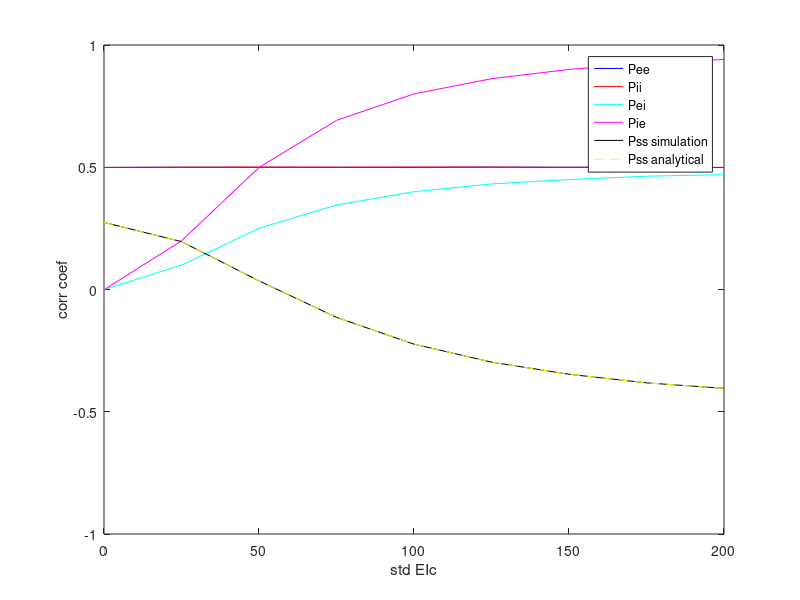

MATLAB code for this plot:
% simple simulation of pairwise correlations (modified from
% pairCorreatlions.m): 

% JC 3/28/11

numPnts = 1000000 ;

Noise_std_E1 = 50 ;
%Noise_std_EI1 = zeros(1,9) ; 
Noise_std_EI1 = [0:25:200] ;
Noise_std_I1 = 50 ;

Noise_std_E2 = 50 ;
%Noise_std_EI2 = zeros(1,9) ; 
Noise_std_EI2 = [0:25:200] ;
Noise_std_I2 = 50 ;

Noise_std_Ec = 50 ;
Noise_std_EIc = [0:25:200] ;
Noise_std_Ic = 50 ;

gain_E1 = .3 ;
gain_I1 = 1 ;
gain_E2 = 1 ;
gain_I2 = .3 ;

for a=1:length(Noise_std_EIc) ;
    
    % create independant vectors
    E1 = normrnd(0,Noise_std_E1,1,numPnts) ;
    EI1 = normrnd(0,Noise_std_EI1(a),1,numPnts) ;
    I1 = normrnd(0,Noise_std_I1,1,numPnts) ;

    E2 = normrnd(0,Noise_std_E2,1,numPnts) ;
    EI2 = normrnd(0,Noise_std_EI2(a),1,numPnts) ;
    I2 = normrnd(0,Noise_std_I2,1,numPnts) ;

    Ec = normrnd(0,Noise_std_Ec,1,numPnts) ;
    EIc = normrnd(0,Noise_std_EIc(a),1,numPnts) ;
    Ic = normrnd(0,Noise_std_Ic,1,numPnts) ;

    % create exc and inh to cell pair
    Et1 = E1+EI1+Ec+EIc ;
    It1 = I1+EI1+Ic+EIc ;

    Et2 = E2+EI2+Ec+EIc ;
    It2 = I2+EI2+Ic+EIc ;

    % gain: see this as stim dependant nonlinearity
    Et1 = gain_E1*Et1 ;
    It1 = gain_I1*It1 ;
    Et2 = gain_E2*Et2 ;
    It2 = gain_I2*It2 ;

    % total synaptic current
    Current_1 = Et1-It1 ;
    Current_2 = Et2-It2 ;

    % correlations
    corrEt1Et2(a) = mean(Et1.*Et2) ;
    corrIt1It2(a) = mean(It1.*It2) ;

    corrEt1It1(a) = mean(Et1.*It1) ;
    corrEt2It2(a) = mean(Et2.*It2) ;

    corrEt1It2(a) = mean(Et1.*It2) ;
    corrEt2It1(a) = mean(Et2.*It1) ;

    corrCurrent(a) = mean(Current_1.*Current_2) ;

    % corr coef 
    corrCoefEt1Et2(a) = corrEt1Et2(a)/sqrt(mean(Et1.^2)*mean(Et2.^2)) ;
    corrCoefIt1It2(a) = corrIt1It2(a)/sqrt(mean(It1.^2)*mean(It2.^2)) ;

    corrCoefEt1It1(a) = corrEt1It1(a)/sqrt(mean(Et1.^2)*mean(It1.^2)) ; 
    corrCoefEt2It2(a) = corrEt2It2(a)/sqrt(mean(Et2.^2)*mean(It2.^2)) ; 

    corrCoefEt1It2(a) = corrEt1It2(a)/sqrt(mean(Et1.^2)*mean(It2.^2)) ; 
    corrCoefEt2It1(a) = corrEt2It1(a)/sqrt(mean(Et2.^2)*mean(It1.^2)) ; 
    
    corrCoefCurrent(a) = corrCurrent(a)/sqrt(mean(Current_1.^2)*mean(Current_2.^2)) ;

    
    % prediction of corrCurrent
    corrCurrent_Pred(a) = corrEt1Et2(a) + corrIt1It2(a) - corrEt1It2(a) - corrEt2It1(a) ;
    Denominator = sqrt((mean(Et1.^2) + mean(It1.^2) - 2*corrEt1It1(a))*(mean(Et2.^2) + mean(It2.^2) - 2*corrEt2It2(a))) ;
    corrCoefCurrent_Pred(a) = corrCurrent_Pred(a)/Denominator ;
    
end

figure
plot(Noise_std_EIc,corrCoefEt1Et2,'b')
hold on
plot(Noise_std_EIc,corrCoefIt1It2,'r')
plot(Noise_std_EIc,corrCoefEt1It2,'c')
plot(Noise_std_EIc,corrCoefEt1It1,'m')
plot(Noise_std_EIc,corrCoefCurrent,'k')
plot(Noise_std_EIc,corrCoefCurrent_Pred,'y--')
xlabel('std EIc')
ylabel('corr coef')
legend('Pee','Pii','Pei','Pie','Pss simulation','Pss analytical')

% figure
% plot(Noise_std_EIc,corrE1E2)
% 
% hold on
% plot(Noise_std_EIc,corrI1I2,'r')
% 
% figure
% plot(Noise_std_EIc,corrE1I1)
% 
% figure
% plot(Noise_std_EIc,corrE2I2)
% 
% figure
% plot(Noise_std_EIc,corrE1I2)
% 
% figure
% plot(Noise_std_EIc,corrE2I1)
% 
% figure
% plot(Noise_std_EIc,corrCurrent)
% 
% hold on
% plot(Noise_std_EIc,corrCurrent_Pred,'y--')
% 
% 
% figure
% plot(Noise_std_EIc,corrCoefE1E2)
% 
% hold on
% plot(Noise_std_EIc,corrCoefI1I2,'r')
% 
% figure
% plot(Noise_std_EIc,corrCoefE1I1)
% 
% figure
% plot(Noise_std_EIc,corrCoefE2I2)
% 
% figure
% plot(Noise_std_EIc,corrCoefE1I2)
% 
% figure
% plot(Noise_std_EIc,corrCoefE2I1)

% figure
% plot(Noise_std_EIc,corrCoefCurrent)
% 
% hold on
% plot(Noise_std_EIc,corrCoefCurrent_Pred,'y--')



